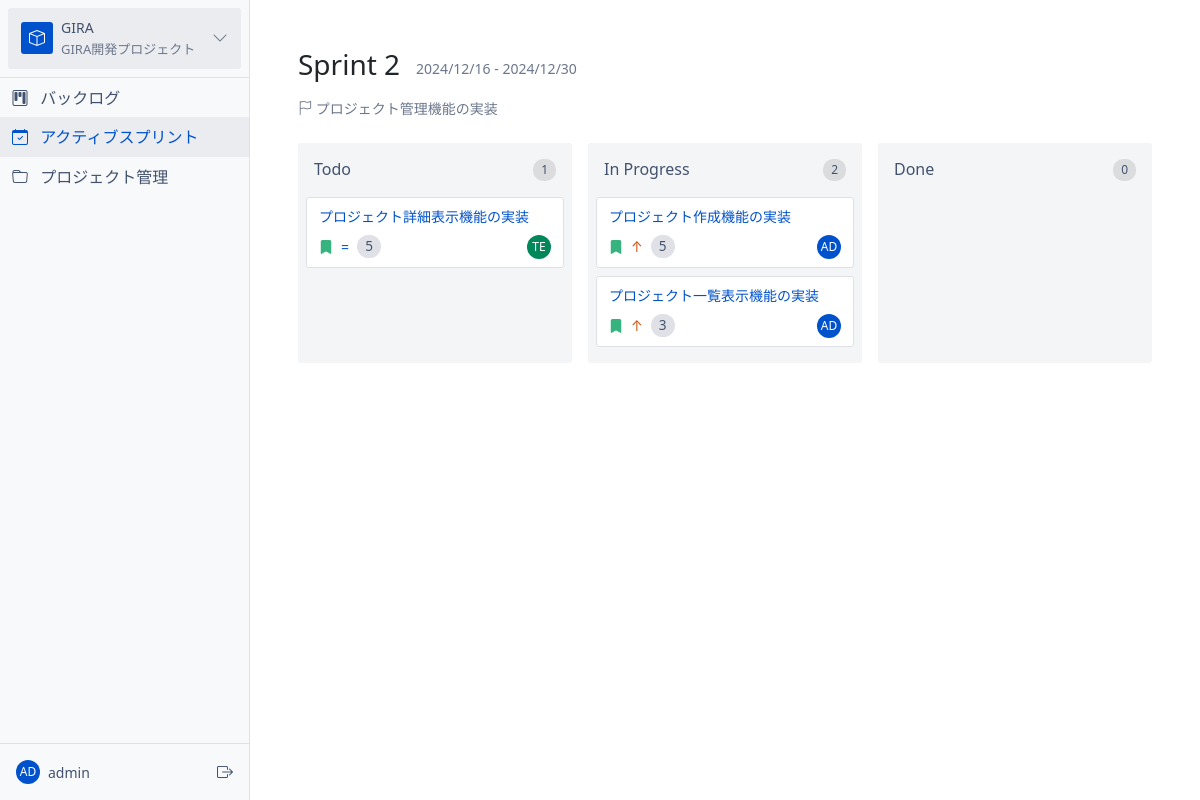
Screenshot of /kanban/1 (signed in) with the database file from the repository.
### app/models/project.py (models this page shows, shortened)
class Project(db.Model):
    __tablename__ = "projects"
    id = db.Column(db.Integer, primary_key=True)
    name = db.Column(db.String(100), nullable=False)
    key = db.Column(db.String(10), unique=True, nullable=False)
    description = db.Column(db.Text)
    status = db.Column(db.String(20), default='active')
    owner_id = db.Column(db.Integer, db.ForeignKey('users.id'), nullable=False)
    created_at = db.Column(db.DateTime, default=lambda: datetime.now(UTC))
    updated_at = db.Column(
        db.DateTime,
        default=lambda: datetime.now(UTC),
        onupdate=lambda: datetime.now(UTC)
    )
    owner = db.relationship('User', backref=db.backref('owned_projects', lazy=True))

### app/models/user.py (models this page shows, shortened)
class User(UserMixin, db.Model):
    __tablename__ = "users"
    id = db.Column(db.Integer, primary_key=True)
    username = db.Column(db.String(64), unique=True, nullable=False)
    email = db.Column(db.String(120), unique=True, nullable=False)
    first_name = db.Column(db.String(64))
    last_name = db.Column(db.String(64))
    avatar_color = db.Column(db.String(7))  # 存储 HEX 颜色代码，如 #FF0000
    password_hash = db.Column(db.String(128))
    is_active = db.Column(db.Boolean, default=True)
    created_at = db.Column(db.DateTime, default=datetime.utcnow)
    last_login = db.Column(db.DateTime)

### app/models/sprint.py (models this page shows, shortened)
class Sprint(db.Model):
    __tablename__ = 'sprints'
    id = db.Column(db.Integer, primary_key=True)
    name = db.Column(db.String(100), nullable=False)
    start_date = db.Column(db.DateTime)
    end_date = db.Column(db.DateTime)
    status = db.Column(db.String(20), default='planning')  # planning, active, completed
    project_id = db.Column(db.Integer, db.ForeignKey('projects.id'), nullable=False)
    created_at = db.Column(db.DateTime, default=datetime.utcnow)
    updated_at = db.Column(db.DateTime, default=datetime.utcnow, onupdate=datetime.utcnow)
    goal = db.Column(db.String(255))
    project = db.relationship('Project', backref=db.backref('sprints', lazy=True))

### app/models/story.py (models this page shows, shortened)
class Story(db.Model):
    __tablename__ = 'stories'
    PRIORITY_NONE = 0
    PRIORITY_LOW = 1
    PRIORITY_MEDIUM = 2
    PRIORITY_HIGH = 3
    PRIORITY_HIGHEST = 4
    PRIORITY_CHOICES = {
        PRIORITY_NONE: {'name': 'None', 'color': '#6B778C', 'icon': ''},
        PRIORITY_LOW: {'name': 'Low', 'color': '#2D8738', 'icon': '↓'},
        PRIORITY_MEDIUM: {'name': 'Medium', 'color': '#0052CC', 'icon': '='},
        PRIORITY_HIGH: {'name': 'High', 'color': '#CD5A19', 'icon': '↑'},
        PRIORITY_HIGHEST: {'name': 'Highest', 'color': '#CD1F1F', 'icon': '↑↑'}
    }
    KANBAN_TODO = 'todo'
    KANBAN_DOING = 'doing'
    KANBAN_DONE = 'done'
    id = db.Column(db.Integer, primary_key=True)
    title = db.Column(db.String(200), nullable=False)
    description = db.Column(db.Text)
    status = db.Column(db.String(20), default='todo')  # 看板状态：todo, doing, done
    story_points = db.Column(db.Integer)
    priority = db.Column(db.Integer, default=PRIORITY_NONE)
    project_id = db.Column(db.Integer, db.ForeignKey('projects.id'), nullable=False)
    sprint_id = db.Column(db.Integer, db.ForeignKey('sprints.id'))
    assignee_id = db.Column(db.Integer, db.ForeignKey('users.id'))
    created_at = db.Column(db.DateTime, default=datetime.utcnow)
    updated_at = db.Column(db.DateTime, default=datetime.utcnow, onupdate=datetime.utcnow)
    project = db.relationship('Project', backref=db.backref('stories', lazy=True))
    sprint = db.relationship('Sprint', backref=db.backref('stories', lazy=True))
    assignee = db.relationship('User', backref=db.backref('assigned_stories', lazy=True))
    @property
    def priority_info(self):
        return self.PRIORITY_CHOICES.get(self.priority, self.PRIORITY_CHOICES[self.PRIORITY_NONE])

### app/views/kanban.py (the view)
@bp.route('/')
@bp.route('/<int:project_id>')
@login_required
def index(project_id=None):
    try:
        logger.info(f"User {current_user.username} accessing kanban board")
        projects = Project.query.all()
        logger.debug(f"Found {len(projects)} total projects")
        current_project = None
        active_sprint = None
        todo_stories = []
        doing_stories = []
        done_stories = []
        if project_id:
            current_project = Project.query.get_or_404(project_id)
            logger.info(f"Viewing kanban for project: {current_project.name} (ID: {project_id})")
            active_sprint = Sprint.query.filter_by(
                project_id=current_project.id,
                status='active'
            ).first()
            if active_sprint:
                logger.info(f"Found active sprint: {active_sprint.name} (ID: {active_sprint.id})")
                todo_stories = Story.query.filter_by(
                    sprint_id=active_sprint.id,
                    status=Story.KANBAN_TODO
                ).all()
                doing_stories = Story.query.filter_by(
                    sprint_id=active_sprint.id,
                    status=Story.KANBAN_DOING
                ).all()
                done_stories = Story.query.filter_by(
                    sprint_id=active_sprint.id,
                    status=Story.KANBAN_DONE
                ).all()
                logger.debug(f"Stories in TODO: {len(todo_stories)} - IDs: {[s.id for s in todo_stories]}")
                logger.debug(f"Stories in DOING: {len(doing_stories)} - IDs: {[s.id for s in doing_stories]}")
                logger.debug(f"Stories in DONE: {len(done_stories)} - IDs: {[s.id for s in done_stories]}")
                total_stories = len(todo_stories) + len(doing_stories) + len(done_stories)
                completion_rate = (len(done_stories) / total_stories * 100) if total_stories > 0 else 0
                logger.info(f"Sprint progress - Total stories: {total_stories}, Completion rate: {completion_rate:.1f}%")
            else:
                logger.info(f"No active sprint found for project {current_project.name}")
        else:
            logger.info("No project selected, showing project selection view")
        return render_template('kanban/index.html',
                             projects=projects,
                             current_project=current_project,
                             active_sprint=active_sprint,
                             todo_stories=todo_stories,
                             doing_stories=doing_stories,
                             done_stories=done_stories)
    except Exception as e:
        logger.error(f"Error in kanban index view: {str(e)}", exc_info=True)
        return jsonify({'error': str(e)}), 500

### app/templates/kanban/index.html (shortened to what this page needs)
{% extends "base.html" %}
{% block content %}
<div class="container-fluid p-4">
    {% if current_project %}
        {% if active_sprint %}
        <div class="kanban-header">
            <div class="d-flex align-items-center">
                <h3>{{ active_sprint.name }}</h3>
                <span class="sprint-dates ms-3">
                    {{ active_sprint.start_date.strftime('%Y/%m/%d') }} - {{ active_sprint.end_date.strftime('%Y/%m/%d') }}
                </span>
            </div>
            {% if active_sprint.goal %}
            <div class="sprint-goal">
                <i class="bi bi-flag"></i> {{ active_sprint.goal }}
            </div>
            {% endif %}
        </div>
        <div class="kanban-board">
            <div class="kanban-column">
                <div class="column-header">
                    <h6>Todo</h6>
                    <span class="story-count">{{ todo_stories|length }}</span>
                </div>
                <div class="story-list" data-status="todo">
                    {% for story in todo_stories %}
                    <div class="story-card" data-story-id="{{ story.id }}">
                        <div class="story-card-header">
                            <span class="story-title">{{ story.title }}</span>
                        </div>
                        <div class="story-card-footer">
                            <div class="story-indicators">
                                <i class="bi bi-bookmark-fill story-type-icon"></i>
                                {% if story.priority > 0 %}
                                <span class="priority-icon" style="color: {{ story.priority_info.color }}">
                                    {{ story.priority_info.icon }}
                                </span>
                                {% endif %}
                                <span class="story-points">{{ story.story_points or 0 }}</span>
                            </div>
                            {% if story.assignee %}
                            <div class="user-avatar" style="background-color: {{ story.assignee.avatar_color }}">
                                {{ story.assignee.username[:2].upper() }}
                            </div>
                            {% endif %}
                        </div>
                    </div>
                    {% endfor %}
                </div>
            </div>
            <div class="kanban-column">
                <div class="column-header">
                    <h6>In Progress</h6>
                    <span class="story-count">{{ doing_stories|length }}</span>
                </div>
                <div class="story-list" data-status="doing">
                    {% for story in doing_stories %}
                    <div class="story-card" data-story-id="{{ story.id }}">
                        <div class="story-card-header">
                            <span class="story-title">{{ story.title }}</span>
                        </div>
                        <div class="story-card-footer">
                            <div class="story-indicators">
                                <i class="bi bi-bookmark-fill story-type-icon"></i>
                                {% if story.priority > 0 %}
                                <span class="priority-icon" style="color: {{ story.priority_info.color }}">
                                    {{ story.priority_info.icon }}
                                </span>
                                {% endif %}
                                <span class="story-points">{{ story.story_points or 0 }}</span>
                            </div>
                            {% if story.assignee %}
                            <div class="user-avatar" style="background-color: {{ story.assignee.avatar_color }}">
                                {{ story.assignee.username[:2].upper() }}
                            </div>
                            {% endif %}
                        </div>
                    </div>
                    {% endfor %}
                </div>
            </div>
            <div class="kanban-column">
                <div class="column-header">
                    <h6>Done</h6>
                    <span class="story-count">{{ done_stories|length }}</span>
                </div>
                <div class="story-list" data-status="done">
                </div>
            </div>
        </div>
        {% else %}
        <div class="alert alert-info">
            アクティブなスプリントはありません
        </div>
        {% endif %}
    {% else %}
    <div class="alert alert-warning">
        プロジェクトが選択されていません
    </div>
    {% endif %}
</div>
{% endblock %}

### app/templates/base.html (shortened to what this page needs)
<!DOCTYPE html>
<html lang="ja">
<head>
    <link href="https://cdn.jsdelivr.net/npm/bootstrap@5.1.3/dist/css/bootstrap.min.css" rel="stylesheet">
    <link rel="stylesheet" href="https://cdn.jsdelivr.net/npm/bootstrap-icons@1.11.2/font/bootstrap-icons.css">
</head>
<body{% if request.endpoint == 'auth.login' %} class="login-page"{% endif %}>
    <div class="main-container">
        {% if not request.endpoint == 'auth.login' %}
        <div class="sidebar">
            <div class="p-3 border-bottom">
                <div class="project-selector" onclick="toggleProjectDropdown()">
                    {% if current_project %}
                    <div class="current-project">
                        <div class="project-icon">
                            <i class="bi bi-box"></i>
                        </div>
                        <div class="project-info">
                            <div class="project-key">{{ current_project.key }}</div>
                            <div class="project-name">{{ current_project.name }}</div>
                        </div>
                        <i class="bi bi-chevron-down ms-auto"></i>
                    </div>
                    {% endif %}
                </div>
            </div>
            <div class="list-group list-group-flush flex-grow-1">
                <a href="{{ url_for('backlog.index') }}{% if current_project %}/{{ current_project.id }}{% endif %}"
                   class="list-group-item list-group-item-action {% if request.endpoint == 'backlog.index' %}active{% endif %}">
                    <i class="bi bi-kanban"></i> バックログ
                </a>
                <a href="{{ url_for('kanban.index') }}{% if current_project %}/{{ current_project.id }}{% endif %}"
                   class="list-group-item list-group-item-action {% if request.endpoint == 'kanban.index' %}active{% endif %}">
                    <i class="bi bi-calendar-check"></i> アクティブスプリント
                </a>
                <a href="{{ url_for('project.index') }}{% if current_project %}/{{ current_project.id }}{% endif %}"
                   class="list-group-item list-group-item-action {% if request.endpoint == 'project.index' %}active{% endif %}">
                    <i class="bi bi-folder"></i> プロジェクト管理
                </a>
            </div>
            <div class="user-section border-top">
                <div class="user-info p-3">
                    <div class="d-flex align-items-center justify-content-between">
                        {% if current_user.is_authenticated %}
                        <div class="user-info-left">
                            <div class="user-avatar" style="background-color: {{ current_user.avatar_color }}">
                                {% if current_user.username|length >= 2 %}
                                    {{ current_user.username[:2].upper() }}
                                {% else %}
                                    {{ current_user.username[:1].upper() }}
                                {% endif %}
                            </div>
                            <div class="user-name">
                                {{ current_user.username }}
                            </div>
                        </div>
                        <a href="{{ url_for('auth.logout') }}" class="logout-link">
                            <i class="bi bi-box-arrow-right"></i>
                        </a>
                        {% endif %}
                    </div>
                </div>
            </div>
        </div>
        {% endif %}
        <div class="content-area">
            {% block content %}{% endblock %}
        </div>
    </div>
</body>
</html>

### rows the page displays
Project: key "GIRA", name "GIRA開発プロジェクト"
User: username "AD", username "admin"
Sprint: name "Sprint 2", start_date "2024/12/16", end_date "2024/12/30", goal "プロジェクト管理機能の実装"
Story: title "プロジェクト詳細表示機能の実装", priority_info.icon "=", story_points "5", assignee "TE"
Story: title "プロジェクト作成機能の実装", priority_info.icon "↑", story_points "5", assignee "AD"
Story: title "プロジェクト一覧表示機能の実装", priority_info.icon "↑", story_points "3", assignee "AD"

### other values shown
{{ todo_stories|length }} "1"
{{ doing_stories|length }} "2"
{{ done_stories|length }} "0"
